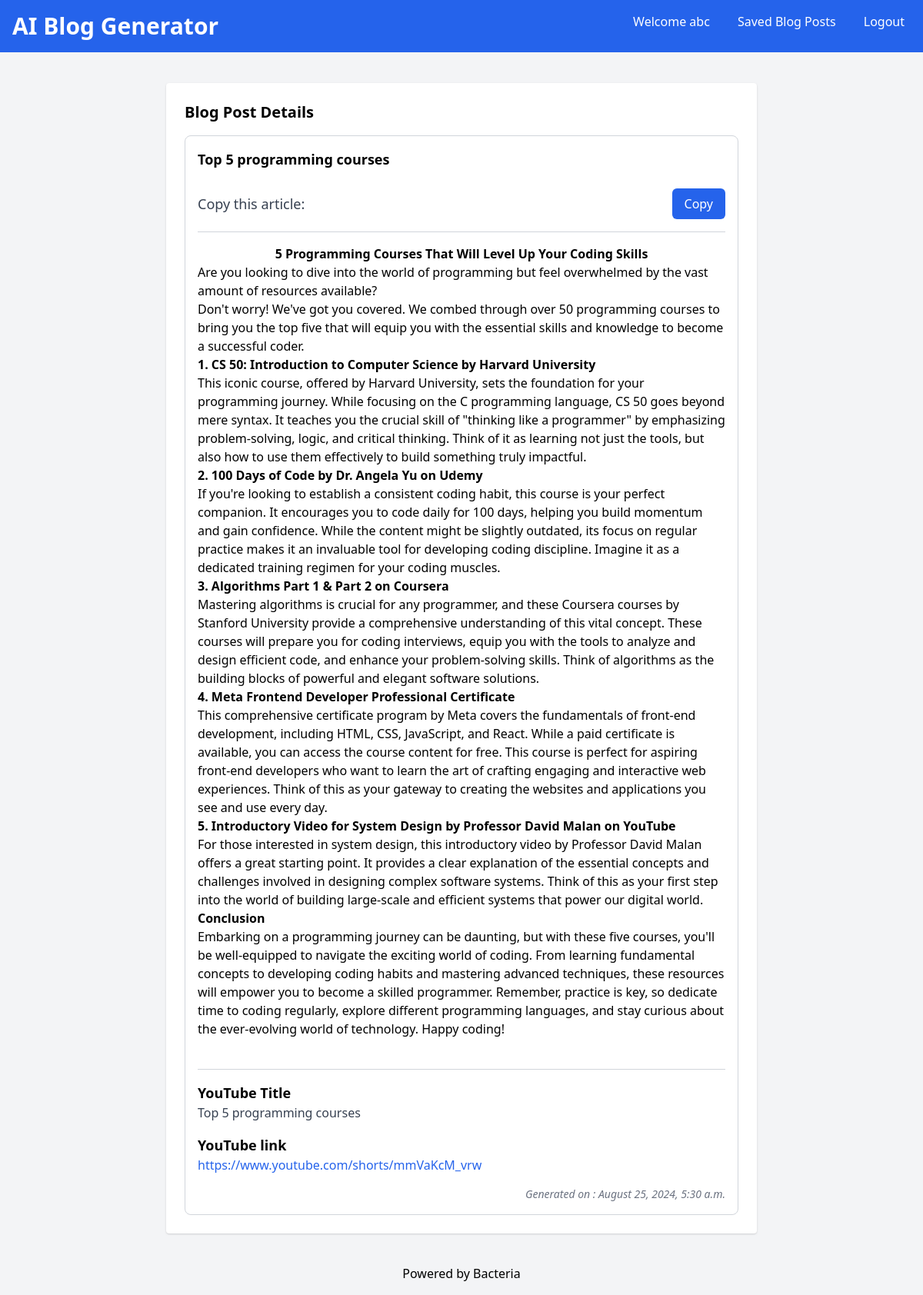
The app's page /blog-details/36/ (signed in) with its own data.
### ai_blog_generator/models.py (models this page shows, shortened)
class BlogPost(models.Model):
    user = models.ForeignKey(User,on_delete=models.CASCADE)
    yt_title = models.CharField(max_length=300)
    yt_link = models.URLField()
    generated_content = models.TextField()
    formated_content = models.TextField()
    created_at = models.DateTimeField(auto_now_add=True)

### ai_blog_generator/views.py (the view)
# urls.py: path('blog-details/<str:pk>/',views.blog_details,name='blog-details'), # dynamic url
def blog_details(request,pk ):
    blog_article_detail = BlogPost.objects.get(id=pk)
    if request.user == blog_article_detail.user:
        return render(request,'blog-details.html',{'blog_article_detail':blog_article_detail})
    else:
        return redirect('/')

### templates/blog-details.html (shortened to what this page needs)
<!DOCTYPE html>
<html lang="en">
<head>
    <link href="https://cdn.jsdelivr.net/npm/tailwindcss@2.2.19/dist/tailwind.min.css" rel="stylesheet">
</head>
<body class="bg-gray-100 font-sans antialiased">
    <nav class="bg-blue-600 p-4 text-white flex justify-between">
        <div>
            <a href="/"><h1 class="text-3xl font-bold">AI Blog Generator</h1></a>
        </div>
        <div>
            <a class="text-white  mx-4">Welcome {{ user.username }}</a>
            <a href="{% url "blog-list" %}" class="text-white hover:underline mx-4">Saved Blog Posts</a>
            <a href="{% url "logout" %}" class="text-white hover:underline ml-4 mr-2">Logout</a>
        </div>
    </nav>
    <div class="container mx-auto mt-10 px-4 sm:px-0">
        <div class="max-w-3xl mx-auto bg-white rounded shadow p-6">
            <section>
                <h2 class="font-semibold text-xl mb-4">Blog Post Details</h2>
                <div class="border border-gray-300 p-4 rounded-lg">
                    <h3 class="text-lg font-semibold">{{blog_article_detail.yt_title}}</h3>
                    <br>
                    <div class="flex justify-between items-center mb-4">
                        <label for="copybtn" class="text-lg font-medium text-gray-700">Copy this article:</label>
                        <button id="copybtn" class="bg-blue-600 text-white px-4 py-2 rounded-md hover:bg-blue-700 transition-colors">Copy</button>
                    </div>
                    <hr class="my-4 border-gray-300">
                    <div id="blogTextContent" >
                        <p class="text-gray-700">{{blog_article_detail.formated_content|safe}}</p>
                    </div>
                    <br>
                    <hr class="my-4 border-gray-300">
                    <h4 class="text-lg font-semibold">YouTube Title</h4>
                    <p class="text-gray-700">{{blog_article_detail.yt_title}}</p>
                    <h4 class="text-lg font-semibold mt-4">YouTube link</h4>
                    <a href="{{blog_article_detail.yt_link}}" class="text-blue-600 hover:underline">{{blog_article_detail.yt_link}}</a>
                    <h4 class="text-sm text-gray-500 mt-4 italic text-right">Generated on : {{ blog_article_detail.created_at|date:"F j, Y, g:i a" }}</h4>
                </div>
            </section>
        </div>
    </div>
    <footer class="text-center p-4 text-black mt-6">
        Powered by <a href="">Bacteria</a>
    </footer>
</body>
</html>

### records on screen
BlogPost: yt_title "Top 5 programming courses", formated_content "5 Programming Courses That Will Level Up Your Coding Skills Are you looking to dive into the world of programming but feel overwhelmed by the vast amount of resources available? Don't worry! We've got you covered. We combed through over 50 programming courses to bring you the top five that will equip you with the essential skills and knowledge to become a successful coder. 1. CS 50: Introduction to Computer Science by Harvard University This iconic course, offered by Harvard University, sets the foundation for your programming journey. While focusing on the C programming language, CS 50 goes beyond mere syntax. It teaches you the crucial skill of \"thinking like a programmer\" by emphasizing…", yt_link "https://www.youtube.com/shorts/mmVaKcM_vrw", created_at "August 25, 2024, 5:30 a.m."

### other values on screen
{{ user.username }} "abc"
